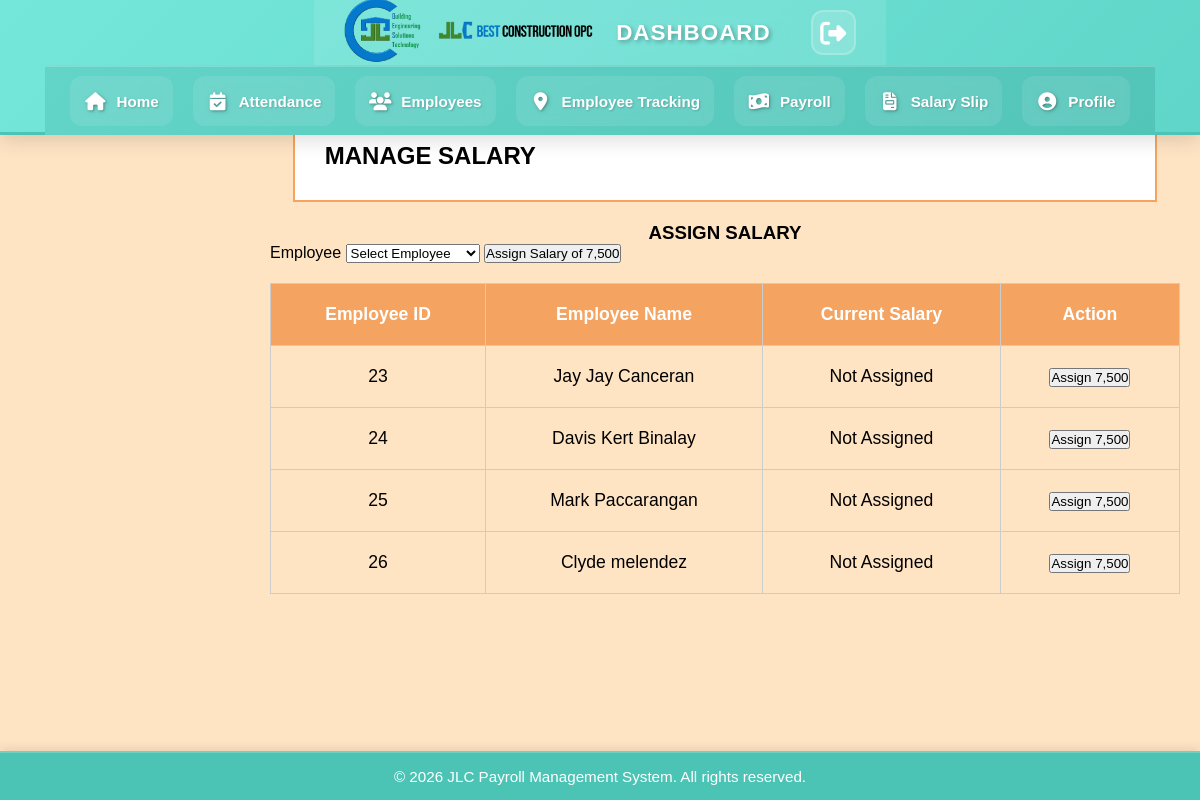
Before: /manageSalary.php (signed in) with the older database file.
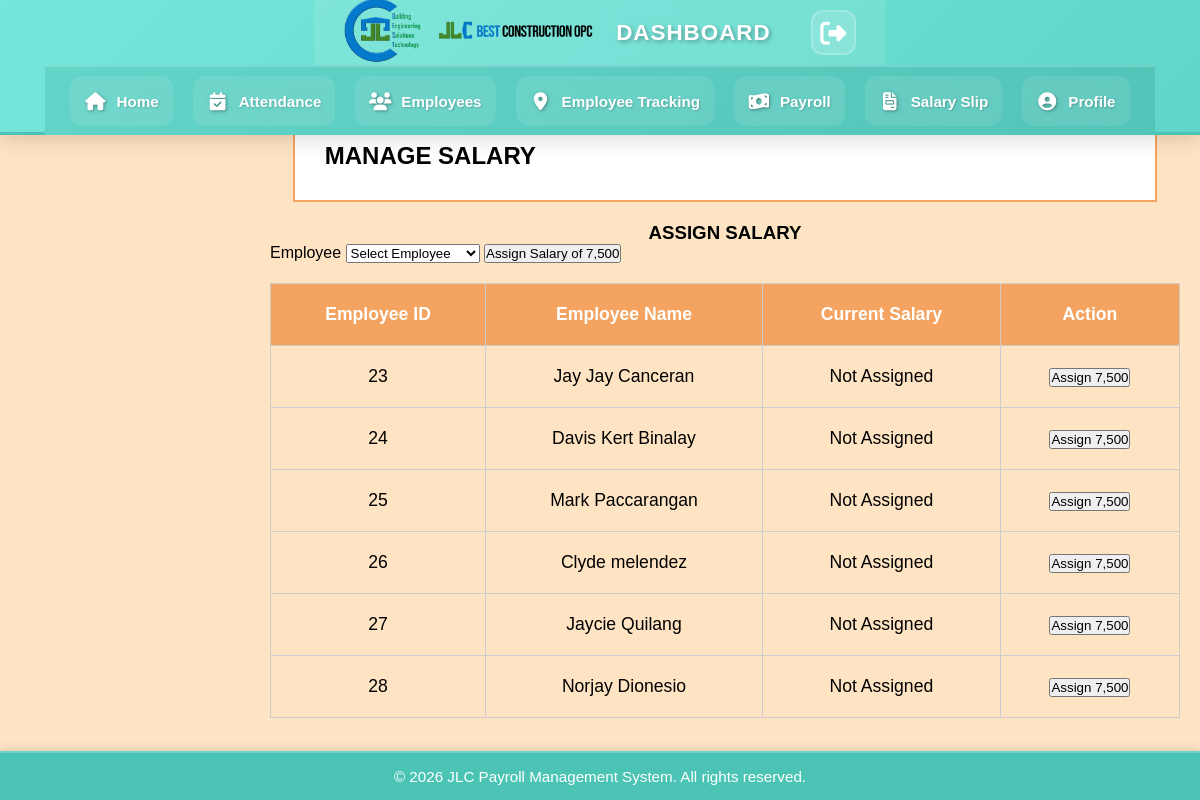
After: the same page with the newer database file.
### tables this page shows
CREATE TABLE `employees` (
  `id` int(11) NOT NULL,
  `first_name` varchar(100) DEFAULT NULL,
  `middle_name` varchar(100) DEFAULT NULL,
  `last_name` varchar(100) DEFAULT NULL,
  `address` text DEFAULT NULL,
  `contact_num` varchar(15) DEFAULT NULL,
  `position` varchar(50) DEFAULT NULL,
  `email` varchar(100) DEFAULT NULL,
  `gender` varchar(10) DEFAULT NULL,
  `civil_status` varchar(20) DEFAULT NULL,
  `date_hired` date DEFAULT NULL,
  `monthly_salary` decimal(10,2) DEFAULT NULL,
  `dob` date DEFAULT NULL,
  `salary` int(11) NOT NULL,
  `net_salary` int(50) NOT NULL,
  `is_archived` tinyint(1) DEFAULT 0,
  `is_active` tinyint(1) DEFAULT 1,
  `status` enum('active','disabled') DEFAULT 'active',
  `sss_number` varchar(50) DEFAULT NULL,
  `pagibig_number` varchar(50) DEFAULT NULL,
  `tin_number` varchar(50) DEFAULT NULL,
  `philhealth_number` varchar(50) DEFAULT NULL,
  `site_id` int(11) DEFAULT NULL
);

### check_access.php (called while the page is built, shortened)
<?php
$page_access = [
    'home.php' => ['admin', 'ceo', 'user'],
    'attendance.php' => ['admin', 'ceo', 'user'],
    'employee.php' => ['admin', 'ceo', 'user'],
    'site_monitoring.php' => ['admin', 'ceo', 'user'],
    'user.php' => ['admin', 'ceo', 'user'],
    'deductionList.php' => ['admin'],
    'payrollList.php' => ['admin'],
    'salarySlip.php' => ['admin'],
    'deduction.php' => ['admin'],
    'payroll.php' => ['admin'],
    'reports.php' => ['admin', 'ceo'],
    'generate_report.php' => ['admin', 'ceo'],
    'add_attendance.php' => ['admin', 'ceo', 'user'],
    'get_attendance.php' => ['admin', 'ceo', 'user'],
    'check_attendance.php' => ['admin', 'ceo', 'user'],
    'get_site_employees.php' => ['admin', 'ceo', 'user'],
    'get_available_employees.php' => ['admin', 'ceo', 'user'],
    'logout.php' => ['admin', 'ceo', 'user'],
];
function checkPageAccess($page) {
    global $page_access;
    $role = $_SESSION['role'] ?? 'user';
    return in_array($role, $page_access[$page]);
}
?>

### manageSalary.php (the view, shortened to what this page needs)
<?php
include 'connection.php';
?>
<!DOCTYPE html>
<html lang="en">
<head>
    <link rel="stylesheet" href="./assets/css/deduction.css">
</head>
<body>
 <?php include_once("./includes/header.php"); ?>
<main class="content">
    <div class="deduction-box">MANAGE SALARY</div>
    <div class="salary-form">
        <h3 style="text-align: center;">ASSIGN SALARY</h3>
        <form method="POST" action="manageSalary.php">
            <label for="employee-id">Employee</label>
            <select id="employee-id" name="employee_id" required>
                <option value="">Select Employee</option>
            </select>
            <button type="submit" name="assign_salary">Assign Salary of 7,500</button>
        </form>
    </div>
    <table class="deduction-table">
        <thead>
            <tr>
                <th>Employee ID</th>
                <th>Employee Name</th>
                <th>Current Salary</th>
                <th>Action</th>
            </tr>
        </thead>
        <tbody>
            <?php
            $query = "SELECT id, first_name, last_name, salary FROM employees WHERE salary IS NULL OR salary = 0";
            $result = $conn->query($query);
            while ($row = $result->fetch_assoc()) {
                echo "<tr>
                        <td>{$row['id']}</td>
                        <td>{$row['first_name']} {$row['last_name']}</td>
                        <td>Not Assigned</td>
                        <td>
                            <form method='POST' action='manageSalary.php'>
                                <input type='hidden' name='employee_id' value='{$row['id']}'>
                                <button type='submit' name='assign_salary'>Assign 7,500</button>
                            </form>
                        </td>
                    </tr>";
            }
            ?>
        </tbody>
    </table>
</main>
 <?php include_once("./includes/footer.php"); ?>
</body>
</html>

### includes/header.php (shortened to what this page needs)
<?php
$current_page = basename($_SERVER['PHP_SELF']);
include_once("check_access.php");
$page_titles = [
    'home.php' => 'HOME',
    'attendance.php' => 'ATTENDANCE',
    'employee.php' => 'EMPLOYEE LIST',
    'site_monitoring.php' => 'EMPLOYEE TRACKING',
    'payrollList.php' => 'PAYROLL',
    'salarySlip.php' => 'SALARY SLIP',
    'user.php' => 'PROFILE'
];
$page_title = isset($page_titles[$current_page]) ? $page_titles[$current_page] : '';
?>
<!DOCTYPE html>
<html lang="en">
<head>
    <link rel="stylesheet" href="https://cdnjs.cloudflare.com/ajax/libs/font-awesome/6.4.0/css/all.min.css">
</head>
<body>
    <header class="header">
        <div class="header-top">
            <div class="header-logo-container">
                <div class="header-logo">
                    <img src="assets/images/header_logo.png" alt="Main Logo">
                </div>
                <div class="header-logo2">
                    <img src="assets/images/header_logo2.png" alt="Secondary Logo">
                </div>
            </div>
            <div class="header-right">
                <span class="current-page-text"><?php echo $page_title ?: 'DASHBOARD'; ?></span>
                <a href="#" class="logout-icon" onclick="showLogoutConfirmation(event)">
                    <i class="fas fa-sign-out-alt"></i>
                </a>
            </div>
        </div>
        <nav class="header-nav">
            <ul class="nav-menu">
                <?php if (function_exists('checkPageAccess') && checkPageAccess('home.php')): ?>
                <li class="<?php echo ($current_page == 'home.php') ? 'active' : ''; ?>">
                    <a href="home.php">
                        <i class="fas fa-home"></i>
                        <span>Home</span>
                    </a>
                </li>
                <?php endif; ?>
                <?php if (function_exists('checkPageAccess') && checkPageAccess('attendance.php')): ?>
                <li class="<?php echo ($current_page == 'attendance.php') ? 'active' : ''; ?>">
                    <a href="attendance.php">
                        <i class="fas fa-calendar-check"></i>
                        <span>Attendance</span>
                    </a>
                </li>
                <?php endif; ?>
                <?php if (function_exists('checkPageAccess') && checkPageAccess('employee.php')): ?>
                <li class="<?php echo ($current_page == 'employee.php') ? 'active' : ''; ?>">
                    <a href="employee.php">
                        <i class="fas fa-users"></i>
                        <span>Employees</span>
                    </a>
                </li>
                <?php endif; ?>
                <?php if (function_exists('checkPageAccess') && checkPageAccess('site_monitoring.php')): ?>
                <li class="<?php echo ($current_page == 'site_monitoring.php') ? 'active' : ''; ?>">
                    <a href="site_monitoring.php">
                        <i class="fas fa-map-marker-alt"></i>
                        <span>Employee Tracking</span>
                    </a>
                </li>
                <?php endif; ?>
                <?php if ($role === 'admin' || $role === 'ceo'): ?>
                <li class="<?php echo ($current_page == 'payrollList.php') ? 'active' : ''; ?>">
                    <a href="payrollList.php">
                        <i class="fas fa-money-bill-wave"></i>
                        <span>Payroll</span>
                    </a>
                </li>
                <?php endif; ?>
                <?php if ($role === 'admin' || $role === 'ceo'): ?>
                <li class="<?php echo ($current_page == 'salarySlip.php') ? 'active' : ''; ?>">
                    <a href="salarySlip.php">
                        <i class="fas fa-file-invoice"></i>
                        <span>Salary Slip</span>
                    </a>
                </li>
                <?php endif; ?>
                <li class="<?php echo ($current_page == 'user.php') ? 'active' : ''; ?>">
                    <a href="user.php">
                        <i class="fas fa-user-circle"></i>
                        <span>Profile</span>
                    </a>
                </li>
            </ul>
        </nav>
    </header>
</body>
</html>

### includes/footer.php (shortened to what this page needs)
<footer class="footer">
    © 2026 JLC Payroll Management System. All rights reserved.
</footer>

### deduction.css (style rules this page uses)
* { margin: 0; padding: 0; box-sizing: border-box; }
html, body { font-family: Arial, sans-serif; height: 100%; background-color: #ffe4c4; overflow: hidden; }
body { display: flex; flex-direction: column; }
.header { width: 100%; height: 90px; display: flex; justify-content: space-between; align-items: center; background-color: #fff3e0; padding: 0 20px; position: fixed; top: 0; z-index: 1; box-shadow: 0px 2px 4px rgba(0, 0, 0, 0.1); }
.content { margin-left: 250px; margin-top: 90px; padding: 20px; width: calc(100% - 250px); height: calc(100vh - 90px); overflow-y: auto; }
.deduction-box { background-color: #ffffff; padding: 30px; border: 2px solid #f4a460; margin: 0 auto 20px auto; font-size: 1.5rem; font-weight: bold; width: 95%; }
.deduction-table { width: 100%; border-collapse: collapse; margin-top: 20px; }
.deduction-table th, .deduction-table td { border: 1px solid #ccc; padding: 20px; text-align: center; font-size: 1.1rem; }
.deduction-table th { background-color: #f4a460; color: white; }

### includes/footer.php (style rules this page uses)
.footer { position: fixed; bottom: 0; left: 0; width: 100%; text-align: center; padding: 15px 20px; background-color: #4bc4b5; color: #ffffff; font-size: 0.95rem; border-top: 2px solid rgba(255, 255, 255, 0.2); z-index: 900; box-shadow: 0 -2px 10px rgba(0, 0, 0, 0.1); }

Changed rows visible on the page:
added employees: id "27", first_name "Jaycie", last_name "Quilang"
added employees: id "28", first_name "Norjay", last_name "Dionesio"
